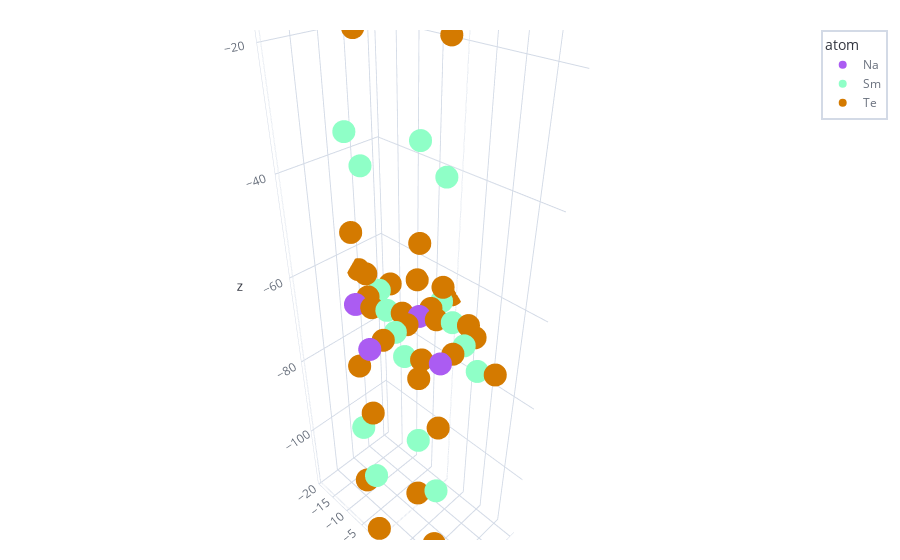

The notebook cell this image was saved under:
### Code cell
from collections.abc import Sequence
import plotly.express as px
import plotly.graph_objects as go
from pymatgen.core import Structure

elements = [
    Element.from_Z(z).symbol if z != 0 else '0'
    for z in config.data.metadata.atomic_numbers.tolist()
]
jmol = pd.read_csv(
    'https://raw.githubusercontent.com/CorySimon/JMolColors/master/jmolcolors.csv'
).set_index('atom')
jmol_map = {i: '#' + row['Hex'] for i, row in jmol.iterrows()}
jmol_map['0'] = '#000000'


def plot_struct(structs: Structure | Sequence[Structure], last_frame='actual', cart=True):
    if isinstance(structs, Structure):
        structs = [structs]

    sdfs = []
    for i, struct in enumerate(structs):
        if cart:
            sdf = pd.DataFrame(struct.cart_coords, columns=['x', 'y', 'z'])
        else:
            sdf = pd.DataFrame(struct.frac_coords % 1, columns=['x', 'y', 'z'])
        sdf['atom'] = [S.symbol for S in struct.species]
        sdf['frame'] = i
        if last_frame is not None and i == len(structs) - 1:
            sdf['frame'] = last_frame
        sdfs.append(sdf)

    sdf = pd.concat(sdfs)
    kwargs = {}
    if cart:
        vals = sdf[['x', 'y', 'z']].values.reshape(-1)
        ptp = np.ptp(vals)
        range_xyz = [np.min(vals) - 0.05 * ptp, np.max(vals) + 0.05 * ptp]

    else:
        for ax in 'xyz':
            kwargs[f'range_{ax}'] = [-0.05, 1.05]
    fig = px.scatter_3d(
        sdf,
        x='x',
        y='y',
        z='z',
        color='atom',
        color_discrete_map=jmol_map,
        animation_frame='frame',
        **kwargs,
    )

    if cart:
        fig.update_layout(scene=dict(aspectmode='data'))
    return fig


# 'mp-1147760'
# 'mp-1147572'
mat = get_mpid('mp-1207373', 2)
plot_struct(mat, cart=True)

### Figure 1 — Plotly figure (JSON) as saved in the notebook; plotly's stock layout.template omitted (floating-point values rounded to 4 significant figures)
{"data": [{"hovertemplate": "atom=Na<br>frame=actual<br>x=%{x}<br>y=%{y}<br>z=%{z}<extra></extra>", "legendgroup": "Na", "marker": {"color": "#AB5CF2", "symbol": "circle"}, "mode": "markers", "name": "Na", "scene": "scene", "showlegend": true, "type": "scatter3d", "x": [0, 0, -5.609, -5.609, -6.299, -6.299, -11.91, -11.91], "y": [0, 0, 10.51, 10.51, -10.91, -10.91, -0.3985, -0.3985], "z": [0, -64.57, 0, -64.57, 0, -64.57, 0, -64.57]}, {"hovertemplate": "atom=Sm<br>frame=actual<br>x=%{x}<br>y=%{y}<br>z=%{z}<extra></extra>", "legendgroup": "Sm", "marker": {"color": "#8FFFC7", "symbol": "circle"}, "mode": "markers", "name": "Sm", "scene": "scene", "showlegend": true, "type": "scatter3d", "x": [0, 0, -5.609, -5.609, -6.299, -6.299, -11.91, -11.91, -5.954, -5.954, -11.56, -11.56, -12.25, -12.25, -17.86, -17.86, -2.805, -2.805, -8.414, -8.414, -9.104, -9.104, -14.71, -14.71], "y": [0, 0, 10.51, 10.51, -10.91, -10.91, -0.3985, -0.3985, -0.1993, -0.1993, 10.31, 10.31, -11.11, -11.11, -0.5978, -0.5978, 5.256, 5.256, 15.77, 15.77, -5.655, -5.655, 4.858, 4.858], "z": [-32.29, -96.86, -32.29, -96.86, -32.29, -96.86, -32.29, -96.86, 0, -64.57, 0, -64.57, 0, -64.57, 0, -64.57, 0, -64.57, 0, -64.57, 0, -64.57, 0, -64.57]}, {"hovertemplate": "atom=Te<br>frame=actual<br>x=%{x}<br>y=%{y}<br>z=%{z}<extra></extra>", "legendgroup": "Te", "marker": {"color": "#D47A00", "symbol": "circle"}, "mode": "markers", "name": "Te", "scene": "scene", "showlegend": true, "type": "scatter3d", "x": [0, 0, -5.609, -5.609, -6.299, -6.299, -11.91, -11.91, 0, 0, -5.609, -5.609, -6.299, -6.299, -11.91, -11.91, -8.794, -8.794, -14.4, -14.4, -15.09, -15.09, -20.7, -20.7, -3.115, -3.115, -8.724, -8.724, -9.414, -9.414, -15.02, -15.02, -7.742, -7.742, -13.35, -13.35, -14.04, -14.04, -19.65, -19.65, -4.167, -4.167, -9.776, -9.776, -10.47, -10.47, -16.08, -16.08], "y": [0, 0, 10.51, 10.51, -10.91, -10.91, -0.3985, -0.3985, 0, 0, 10.51, 10.51, -10.91, -10.91, -0.3985, -0.3985, -0.2656, -0.2656, 10.25, 10.25, -11.18, -11.18, -0.6641, -0.6641, -0.133, -0.133, 10.38, 10.38, -11.04, -11.04, -0.5315, -0.5315, -8.147, -8.147, 2.365, 2.365, -19.06, -19.06, -8.545, -8.545, 7.748, 7.748, 18.26, 18.26, -3.162, -3.162, 7.35, 7.35], "z": [-49.66, -114.2, -49.66, -114.2, -49.66, -114.2, -49.66, -114.2, -14.92, -79.49, -14.92, -79.49, -14.92, -79.49, -14.92, -79.49, 0, -64.57, 0, -64.57, 0, -64.57, 0, -64.57, 0, -64.57, 0, -64.57, 0, -64.57, 0, -64.57, 0, -64.57, 0, -64.57, 0, -64.57, 0, -64.57, 0, -64.57, 0, -64.57, 0, -64.57, 0, -64.57]}], "layout": {"legend": {"title": {"text": "atom"}, "tracegroupgap": 0}, "scene": {"aspectmode": "data", "domain": {"x": [0, 1], "y": [0, 1]}, "xaxis": {"title": {"text": "x"}}, "yaxis": {"title": {"text": "y"}}, "zaxis": {"title": {"text": "z"}}}}}
